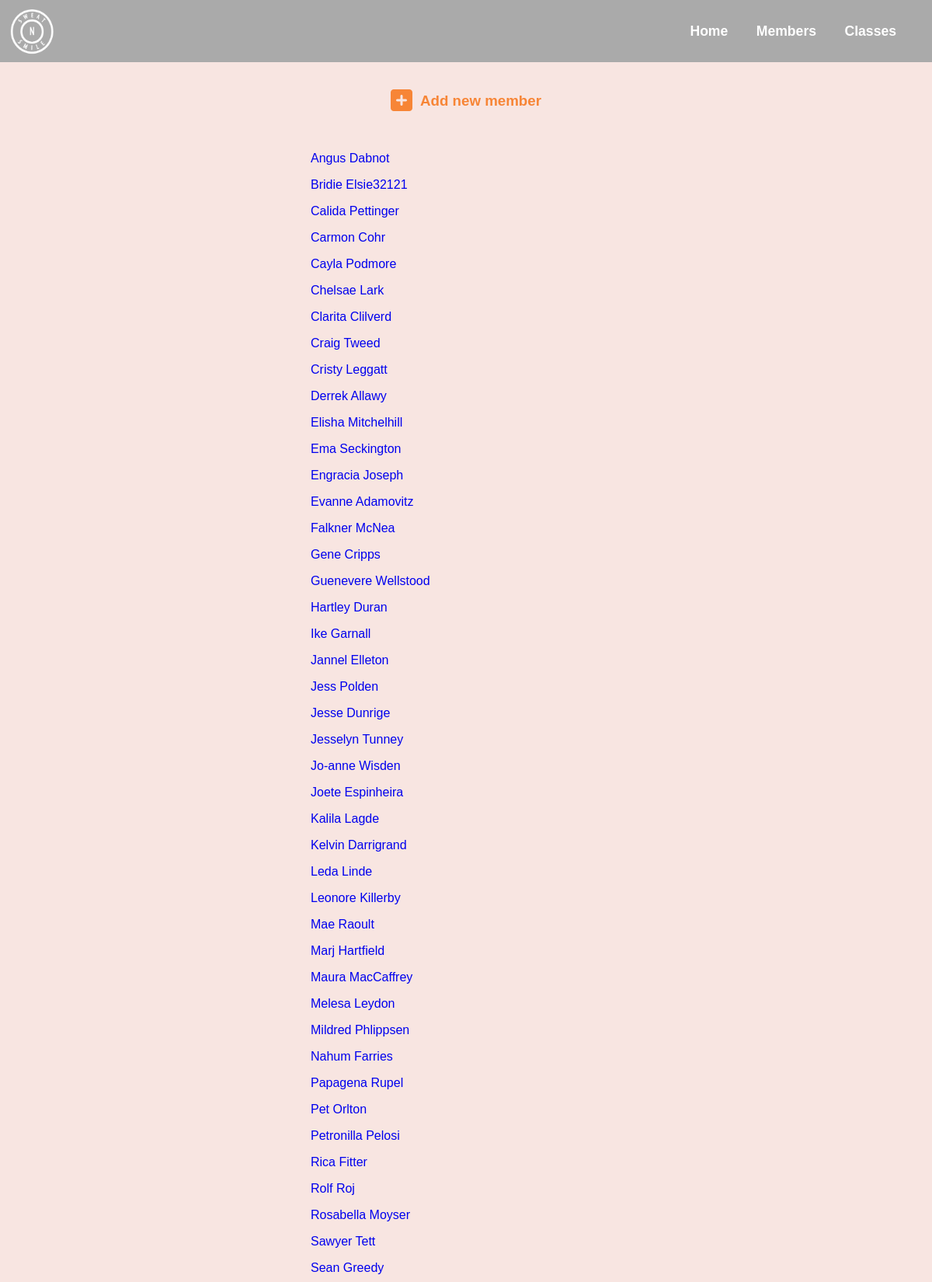
/members (upper part), run on the app's committed database.
### tables this page shows
CREATE TABLE members(
	id INTEGER PRIMARY KEY AUTOINCREMENT,
	name VARCHAR(255) NOT NULL,
	date_of_birth DATE NOT NULL,
	membertype_id INTEGER REFERENCES membertypes(id) ON DELETE CASCADE
);

### controllers/members_controller.py (the view)
@members_blueprint.route("/members")
def members():
	members = member_repository.select_all()
	return render_template("members/index.html", members = members)

### db/run_sql.py (called while the page is built)
def run_sql(sql, values = None):
	results = []
	sql = sql.replace("%s", "?")
	if values is None:
		values = []
	values = tuple(values)
	with sqlite3.connect(db_path) as con:
		con.row_factory = sqlite3.Row	# ensures the results are placed into a dict with the column names as the key. without this
		cur = con.cursor()				# the results are just a list of values with no indication what column they relate to
		cur.execute(sql, values)
		results = cur.fetchall()
	return results

### repositories/member_repository.py (called while the page is built)
def select_all():
	members = []
	sql = "SELECT * FROM members ORDER BY name;"
	results = run_sql(sql)
	for result in results:
		membertype = membertype_repository.select(result["membertype_id"])
		member = Member(result["name"], result["date_of_birth"], membertype, result["id"])
		members.append(member)
	return members

### repositories/membertype_repository.py (called while the page is built)
def select(id):
	membertype = None
	sql = "SELECT * FROM membertypes WHERE id = %s"
	values = [id]
	results = run_sql(sql, values)
	if len(results) > 0:
		result = results[0]
	membertype = MemberType(result["name"], result["id"])
	return membertype

### templates/members/index.html
{% extends "base.html" %}
{% block content %}
	<div class="content">
		<header>
			<a href="/members/new" style="display:contents">
			<i class="fa-solid fa-square-plus fa-2xl"></i>
			<h3>Add new member</h3>
			</a>
		</header>
		<div class="member-list">
		{% for member in members %}
			<p><a href=/members/{{member.id}}>{{member.name}}</a></p>
		{% endfor %}
		</div>
	</div>
{% endblock %}

### static/style.css (style rules this page uses)
body { font-family: "Helvetica", arial, sans-serif; font-size: 16px; margin: 0; background-color: #f8e5e1 ; }
div.content { width: 400px; margin: auto; }
div.content > header { display: flex; justify-content: center; align-items: center; margin-bottom: 20px; gap: 10px; colour: #f78536; }
div.content > header > a:link, div.content > header > a:visited { color: #f78536; }
a { text-decoration: none; }
div.content > div.member-list { height: 70vh; overflow-x:hidden; overflow-y:auto; }

### data on the page
members: name "Angus Dabnot"
members: name "Bridie Elsie32121"
members: name "Calida Pettinger"
members: name "Carmon Cohr"
members: name "Cayla Podmore"
members: name "Chelsae Lark"
members: name "Clarita Clilverd"
members: name "Craig Tweed"
members: name "Cristy Leggatt"
members: name "Derrek Allawy"
members: name "Elisha Mitchelhill"
members: name "Ema Seckington"
members: name "Engracia Joseph"
members: name "Evanne Adamovitz"
members: name "Falkner McNea"
members: name "Gene Cripps"
members: name "Guenevere Wellstood"
members: name "Hartley Duran"
members: name "Ike Garnall"
members: name "Jannel Elleton"
members: name "Jess Polden"
members: name "Jesse Dunrige"
members: name "Jesselyn Tunney"
members: name "Jo-anne Wisden"
members: name "Joete Espinheira"
members: name "Kalila Lagde"
members: name "Kelvin Darrigrand"
members: name "Leda Linde"
members: name "Leonore Killerby"
members: name "Mae Raoult"
members: name "Marj Hartfield"
members: name "Maura MacCaffrey"
members: name "Melesa Leydon"
members: name "Mildred Phlippsen"
members: name "Nahum Farries"
members: name "Papagena Rupel"
members: name "Pet Orlton"
members: name "Petronilla Pelosi"
members: name "Rica Fitter"
members: name "Rolf Roj"
members: name "Rosabella Moyser"
members: name "Sawyer Tett"
members: name "Sean Greedy"
